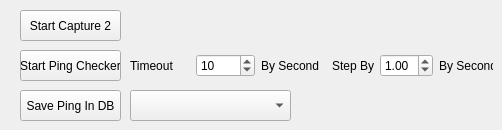
         <widget class="QWidget" name="tab_5">
          <attribute name="title">
           <string>System Functions</string>
          </attribute>
          <widget class="QPushButton" name="pushButton_capture">
           <property name="geometry">
            <rect>
             <x>20</x>
             <y>10</y>
             <width>101</width>
             <height>31</height>
            </rect>
           </property>
           <property name="text">
            <string>Start Capture 2</string>
           </property>
          </widget>
          <widget class="QPushButton" name="pushButton_chcker_ping">
           <property name="geometry">
            <rect>
             <x>20</x>
             <y>50</y>
             <width>101</width>
             <height>31</height>
            </rect>
           </property>
           <property name="text">
            <string>Start Ping Checker</string>
           </property>
          </widget>
          <widget class="QPushButton" name="pushButton_save_ping">
           <property name="geometry">
            <rect>
             <x>20</x>
             <y>90</y>
             <width>101</width>
             <height>31</height>
            </rect>
           </property>
           <property name="text">
            <string>Save Ping In DB</string>
           </property>
          </widget>
          <widget class="QComboBox" name="comboBox_2">
           <property name="geometry">
            <rect>
             <x>130</x>
             <y>90</y>
             <width>161</width>
             <height>31</height>
            </rect>
           </property>
          </widget>
          <widget class="QWidget" name="layoutWidget">
           <property name="geometry">
            <rect>
             <x>130</x>
             <y>50</y>
             <width>191</width>
             <height>31</height>
            </rect>
           </property>
           <layout class="QHBoxLayout" name="horizontalLayout_4">
            <item>
             <widget class="QLabel" name="label_33">
              <property name="text">
               <string>Timeout</string>
              </property>
             </widget>
            </item>
            <item>
             <widget class="QSpinBox" name="spinBox_ping_timeout">
              <property name="value">
               <number>10</number>
              </property>
             </widget>
            </item>
            <item>
             <widget class="QLabel" name="label_34">
              <property name="text">
               <string>By Second</string>
              </property>
             </widget>
            </item>
           </layout>
          </widget>
          <widget class="QWidget" name="layoutWidget_2">
           <property name="geometry">
            <rect>
             <x>332</x>
             <y>50</y>
             <width>161</width>
             <height>31</height>
            </rect>
           </property>
           <layout class="QHBoxLayout" name="horizontalLayout_5">
            <item>
             <widget class="QLabel" name="label_35">
              <property name="text">
               <string>Step By</string>
              </property>
             </widget>
            </item>
            <item>
             <widget class="QDoubleSpinBox" name="doubleSpinBox_ping_stepby">
              <property name="value">
               <double>1.000000000000000</double>
              </property>
             </widget>
            </item>
            <item>
             <widget class="QLabel" name="label_36">
              <property name="text">
               <string>By Second</string>
              </property>
             </widget>
            </item>
           </layout>
          </widget>
         </widget>
